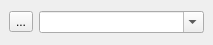
<ui version="4.0" >
 <class>InsertElementMiniToolBase</class>
 <widget class="QWidget" name="InsertElementMiniToolBase" >
  <property name="geometry" >
   <rect>
    <x>0</x>
    <y>0</y>
    <width>213</width>
    <height>45</height>
   </rect>
  </property>
  <property name="sizePolicy" >
   <sizepolicy>
    <hsizetype>1</hsizetype>
    <vsizetype>5</vsizetype>
    <horstretch>0</horstretch>
    <verstretch>0</verstretch>
   </sizepolicy>
  </property>
  <property name="windowTitle" >
   <string>Form</string>
  </property>
  <layout class="QGridLayout" >
   <property name="margin" >
    <number>9</number>
   </property>
   <property name="spacing" >
    <number>6</number>
   </property>
   <item row="0" column="0" >
    <widget class="QToolButton" name="insertButton_" >
     <property name="toolTip" >
      <string>Insert Element</string>
     </property>
     <property name="text" >
      <string>...</string>
     </property>
    </widget>
   </item>
   <item row="0" column="1" >
    <widget class="QComboBox" name="listCombo_" >
     <property name="sizePolicy" >
      <sizepolicy>
       <hsizetype>5</hsizetype>
       <vsizetype>0</vsizetype>
       <horstretch>2</horstretch>
       <verstretch>0</verstretch>
      </sizepolicy>
     </property>
     <property name="editable" >
      <bool>true</bool>
     </property>
     <property name="maxVisibleItems" >
      <number>40</number>
     </property>
    </widget>
   </item>
  </layout>
 </widget>
 <resources/>
 <connections/>
</ui>
